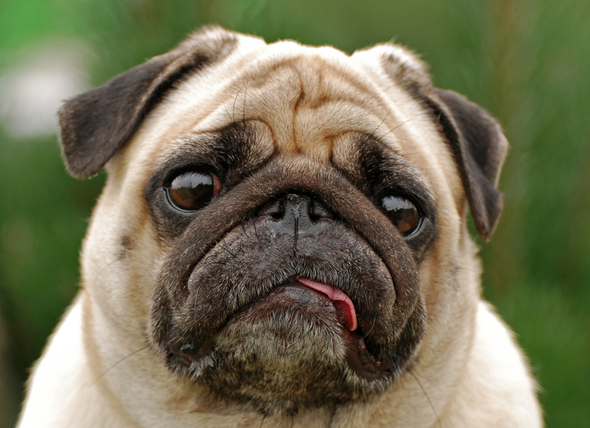
#> input picture code/dog.jpg, 590 x 428 px
$ python jpeg.py
#> lines starting #> are read from the running program, lines starting #| are printed output that depends on the picture
import numpy as np
from scipy.fftpack import dct, idct
import matplotlib.pyplot as plt
import cv2

def dct2d(blocks):
    """ Discrete Cosine Transform 2D

    Args:
        blocks :

    """
    return dct(dct(blocks, axis=0, norm = 'ortho'), axis=1, norm = 'ortho')

def idct2d(blocks):
    """ Inverse Discrete Cosine Transform 2D

    Args:
        blocks :

    """
    return idct(idct(blocks, axis=0, norm = 'ortho'), axis=1, norm = 'ortho')

def reconstruct_from_blocks(blocks, edges, H, W, new_W):
    """ Inverse Discrete Cosine Transform 2D

    Args:
        blocks : nxm windowing
        edges  : an array [l,c] with the number of extra lines and columns on the new image
        H      : original image height
        W      : original image width
        new_W  : new image width after nxm windowing

    """
    total_lines = []
    #save the number of blocks per line on the new image
    N_blocks    = int(new_W / blocks[0].shape[0])

    for n in range(0, (len(blocks)+1)-N_blocks, N_blocks):
        res = np.concatenate(blocks[n:n+N_blocks], axis=1)
        total_lines.append(res)

    new_image = np.concatenate(total_lines)
    # Remove the 0-edges
    if(edges[0] > 0):
        new_image = np.delete(new_image, np.s_[H:new_image.shape[0]], axis=0)
    if(edges[1] > 0):
        new_image = np.delete(new_image, np.s_[W:new_image.shape[1]], axis=1)

    return new_image

def transform_to_block(image, H, W):
    """ Transform image into N HxW blocks

    Args:
        image : n-dimensional array
        h     : block height
        w     : block width

    """

    trans_image = image.copy()
    n_lines     = 0
    n_columns   = 0

    l, c = trans_image.shape

    # Fill image with 0-edge if needed
    # Lines
    if( (l % H) > 0 ):
        j = H - (l % H)
        trans_image = np.vstack((trans_image,np.zeros([j,trans_image.shape[1]])))
        n_lines = j

    # Column
    if( (c % W) > 0 ):
        i = W - (c % W)
        trans_image = np.column_stack((trans_image,np.zeros([trans_image.shape[0],i])))
        n_columns = i

    # Save edges to remove later
    edges = np.array([n_lines, n_columns])

    # Create the blocks
    l, c   = trans_image.shape
    blocks = []

    for i in range(0, l - H + 1, H):
        for j in range(0, c - W + 1, W):
            blocks.append(trans_image[i:i+W,j:j+H])

    return trans_image, blocks, edges

def quantization(G):
    """

    Args:
        G : DCT coefficients

    Return:

    """
    return(np.divide(G, Q))

def dequantization(G):
    """

    Args:
        G :

    Return:

    """
    return(np.multiply(G, Q))

#TODO: put Q in the right place
Q = np.array([[16, 11, 10, 16, 24, 40, 51, 61],
              [12, 12, 14, 19, 26, 58, 60, 55],
              [14, 13, 16, 24, 40, 57, 69, 56],
              [14, 17, 22, 29, 51, 87, 80, 62],
              [18, 22, 37, 56, 68, 109, 103, 77],
              [24, 35, 55, 64, 81, 104, 113, 92],
              [49, 64, 78, 87, 103, 121, 120, 101],
              [72, 92, 95, 98, 112, 100, 103, 99]])

def main():
    # Read image
    img        = cv2.imread('dog.jpg', 0)
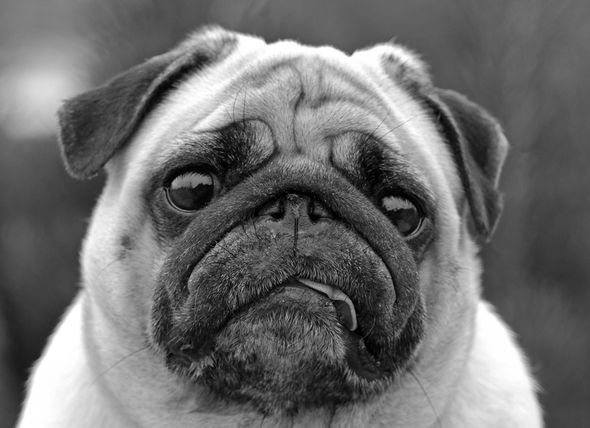
#> img: shape (428, 590); min 0, max 255, mean 110.4
    img_line   = img.shape[0]
#> img_line = 428
    img_column = img.shape[1]
#> img_column = 590
    # Encoding
    # Convert to float64
    img  = img.astype(np.float64)
    # Create the 8x8 blocks
    trans_img, blocks, edges = transform_to_block(img, 8, 8)
#> in transform_to_block, `trans_image = np.vstack((trans_image,np.zeros([j,trans_image.shape[1]]..`:
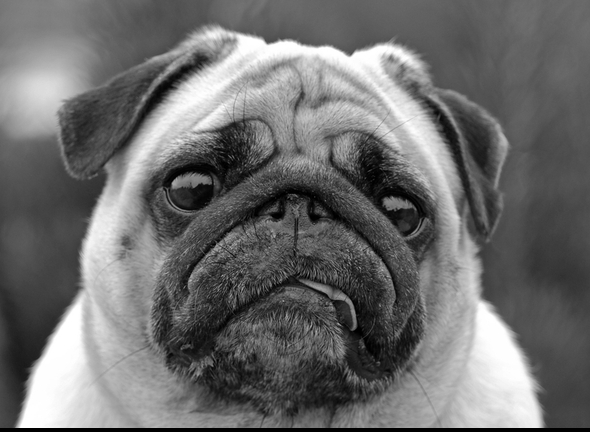
#> trans_image: shape (432, 590) float64; min 0, max 255, mean 109.4
#> in transform_to_block, `trans_image = np.column_stack((trans_image,np.zeros([trans_image.shape..`:
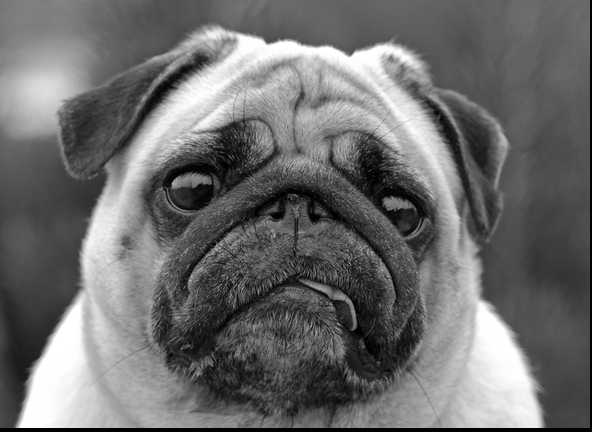
#> trans_image: shape (432, 592) float64; min 0, max 255, mean 109
#> after the loop in transform_to_block, `for i in range(0, l - H + 1, H):`: blocks = 3996 items
#> blocks = 3996 items; edges = [4, 2]
    # Calculate the DCT transform
    dct_res     = dct2d(blocks)
    # Quantization
    qnt_res     = quantization(dct_res)

    # Decoding
    # Dequantization
    dqnt_res    = dequantization(qnt_res)
    # Calculate the inverse DCT transform
    idct_res    = idct2d(dqnt_res)
    # Reconstruct the image
    transImag_Column = trans_img.shape[1]
#> transImag_Column = 592
    reconst_img = reconstruct_from_blocks(idct_res, edges, img_line, img_column, transImag_Column)
#> the loop in reconstruct_from_blocks, `for n in range(0, (len(blocks)+1)-N_blocks, N_blocks):` made 54 passes
#> n on passes 2 to 13: 74, 148, 222, 296, 370, 444, 518, 592, 666, 740, 814, 888
#> after the loop in reconstruct_from_blocks, `for n in range(0, (len(blocks)+1)-N_blocks, N_blocks):`: total_lines = 54 items
#> in reconstruct_from_blocks, `new_image = np.delete(new_image, np.s_[H:new_image.shape[0]], axis=0)`:
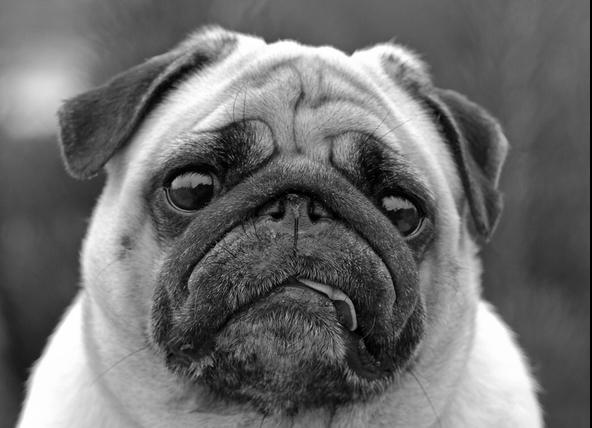
#> new_image: shape (428, 592) float64; min -5.68e-14, max 255, mean 110; drawn with min black and max white

    # Calculate the error
    error = reconst_img - img
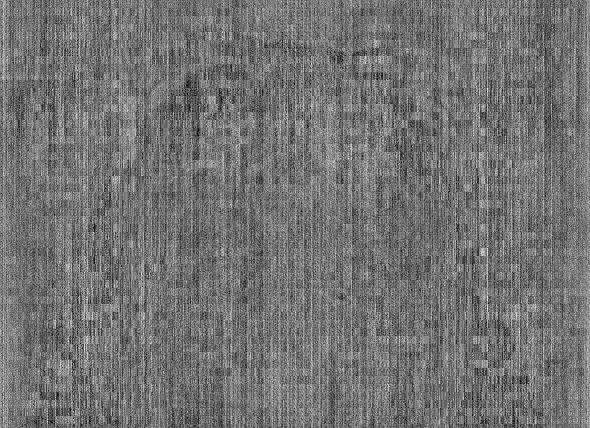
#> error: shape (428, 590) float64; min -1.42e-13, max 2.27e-13, mean 2.51e-14; drawn with min black and max white
    print(f"Error: {np.mean(error)}")
#| Error: 2.5063918327316553e-14

    # Convert to uint8
    img         = img.astype(np.uint8)
    reconst_img = reconst_img.astype(np.uint8)

    cv2.imshow('original', img)
    cv2.imshow('new', reconst_img)
    cv2.waitKey(0)

if __name__ == "__main__":
    main()
